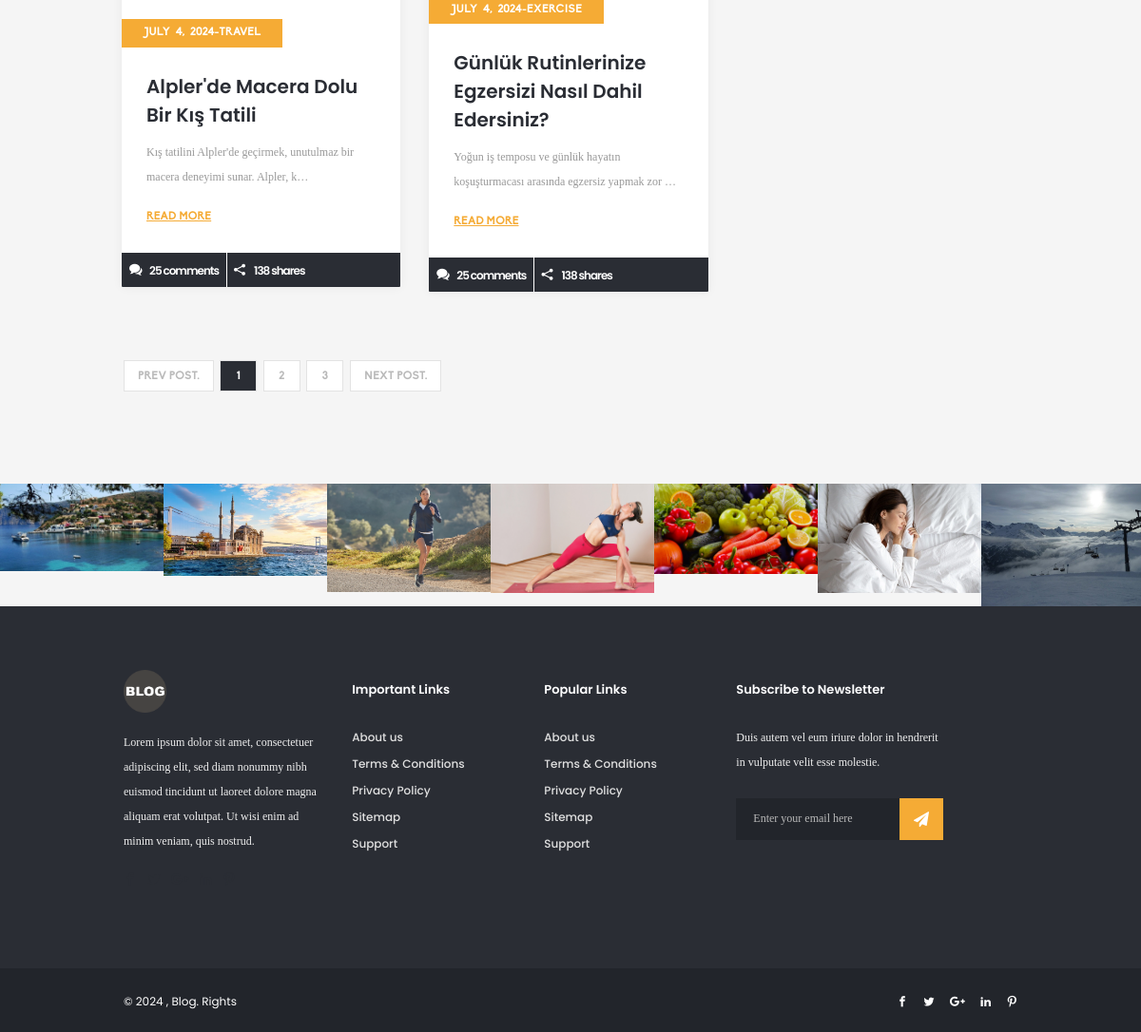
/blog/archive/ (lower part), run on an earlier commit of the app's database.
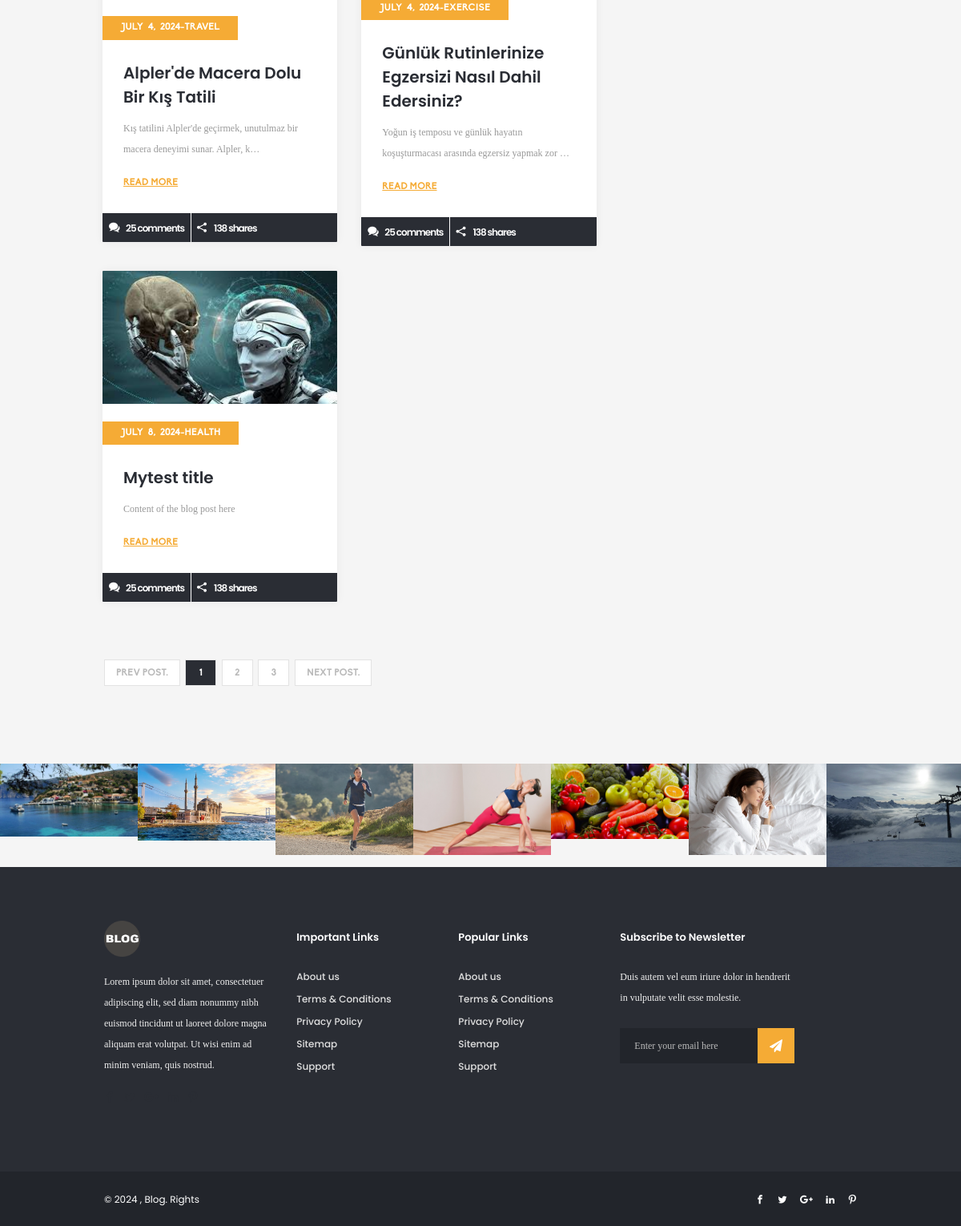
And on a later commit of the database.
### blog/models.py (models this page shows, shortened)
class BlogPost(models.Model):
    title = models.CharField(max_length=80)
    slug = models.SlugField(unique=True, blank=True, null=True)
    author = models.ForeignKey(User, on_delete=models.PROTECT)
    image = models.ImageField(upload_to='images/')
    content = models.TextField()
    date = models.DateField(auto_now_add=True)
    category = models.ForeignKey(Category, on_delete=models.PROTECT)

class Category(models.Model):
    categoryName = models.CharField(unique=True, max_length=50)
    def __str__(self):
        return self.categoryName

### blog/views.py (the view)
# urls.py: path('archive/',views.archive,name='archive'),
def archive(request):
    post_list = BlogPost.objects.all()
    category_list = Category.objects.all()
    data = {
        'postList': post_list,
        'categories':category_list,
    }
    return render(request, 'blog/archive.html', data)

### blog/templatetags/custom_tags.py (called while the page is built)
@register.filter
def pairElements(value):
    list = []
    for i in range(0,len(value),2):
        x = (value[i], value[i+1] if i+1 < len(value) else None)
        list.append(x)
    return list

### templates/blog/archive.html (shortened to what this page needs)
{% extends "base.html" %}
{% block mainContent %}
<main id="main" role="main">
    <div id="twocolumns" class="container">
        <div class="row">
            <div id="content" class="col-xs-12 col-md-8 ">
                {% include 'components/blog/post_blog.html' %}
            </div>
        </div>
    </div>
    {% include 'components/img_slider.html'%}
</main>
{% endblock mainContent %}

### templates/base.html (shortened to what this page needs)
{% load static %}
<!DOCTYPE html>
<html>
<head>
	<link rel="stylesheet" href="{%static 'css/font-awesome.min.css'%}">
	<link rel="stylesheet" href="{%static 'css/bootstrap.css'%}">
	<link rel="stylesheet" href="{%static 'css/animate.css'%}">
	<link rel="stylesheet" href="{%static 'css/slick.css'%}">
	<link rel="stylesheet" href="{%static 'style.css'%}">
	<link rel="stylesheet" href="{%static 'css/responsive.css'%}">
	<link rel="stylesheet" href="{%static 'css/colors.css'%}">
</head>
<body class="version-ii">
	<div id="wrapper">
		<div class="w1">
            {% block mainContent %}{% endblock mainContent %}
			{% include 'components/footer.html'%}
		</div>
	</div>
</body>
</html>

### templates/components/header.html (shortened to what this page needs)
{% load static%}

### templates/components/blog/post_blog.html (shortened to what this page needs)
<section class="posts-blocks">
    {% for singlePost in postList%}
    <article class="post-block wow fadeInUp" data-wow-delay="0.6s">
        <div class="post-holder">
            <div class="img-holder">
                <a href="{% url 'blog:detail' singlePost.slug %}"><img src="{{singlePost.image.url}}" alt="image description"></a>
            </div>
            <time datetime="2011-01-12"><a href="{% url 'blog:detail' singlePost.slug %}">{{singlePost.date}}-{{singlePost.category}}</a></time>
            <h2><a href="{% url 'blog:detail' singlePost.slug %}">{{singlePost.title}}</a></h2>
            <p>{{singlePost.content|truncatechars:80}}</p>
            <a href="{% url 'blog:detail' singlePost.slug %}" class="read-more">Read more</a>
            <footer>
                <strong class="text comment-count"><span class="icon ico-comment"></span><a href="#">25 comments</a></strong>
                <strong class="text share-count"><span class="icon ico-share"></span><a href="#">138 shares</a></strong>
            </footer>
        </div>
    </article>
    {% endfor%}
</section>
      <nav role="navigation" class="navigation pagination">
        <div class="nav-links">
            <a href="#" class="prev page-numbers">Prev post.</a>
            <a href="#" class="page-numbers current">1</a>
            <span class="page-numbers">2</span>
            <a href="#" class="page-numbers">3</a>
            <a href="#" class="next page-numbers">NEXT post.</a>
        </div>
    </nav>

### templates/components/category.html (shortened to what this page needs)
{% load custom_tags %}

### templates/components/img_slider.html
    <div class="instagram-slider version-ii container-fluid">
        <div class="row">
            <div class="mask">
                <div class="slideset">
                    {% for singlePost in postList%}
                    <div class="slide">
                        <a href="#"><img src="{{singlePost.image.url}}" alt="image description"></a>
                    </div>
                    {% endfor%}
                </div>
            </div>
        </div>
    </div>

### templates/components/footer.html (shortened to what this page needs)
{% load static%}
<aside class="aside version-ii container">
    <div class="row">
        <div class="col-xs-12 holder">
            <div class="col">
                <div class="logo"><a href="#"><img src="{% static 'images/logo2.png' %}" alt="dot"></a></div>
                <p>Lorem ipsum dolor sit amet, consectetuer adipiscing elit, sed diam nonummy nibh euismod tincidunt ut laoreet dolore magna aliquam erat volutpat. Ut wisi enim ad minim veniam, quis nostrud.</p>
                <ul class="social-networks">
                    <li><a href="#"><span class="ico-facebook"></span></a></li>
                    <li><a href="#"><span class="ico-twitter"></span></a></li>
                    <li><a href="#"><span class="ico-google-plus"></span></a></li>
                    <li><a href="#"><span class="ico-linkedin"></span></a></li>
                    <li><a href="#"><span class="ico-pinterest"></span></a></li>
                </ul>
            </div>
            <nav class="col footer-nav">
                <h3>Important Links</h3>
                <ul>
                    <li><a href="#">About us</a></li>
                    <li><a href="#">Terms &amp; Conditions</a></li>
                    <li><a href="#">Privacy Policy</a></li>
                    <li><a href="#">Sitemap</a></li>
                    <li><a href="#">Support</a></li>
                </ul>
            </nav>
            <nav class="col footer-nav">
                <h3>Popular Links</h3>
                <ul>
                    <li><a href="#">About us</a></li>
                    <li><a href="#">Terms &amp; Conditions</a></li>
                    <li><a href="#">Privacy Policy</a></li>
                    <li><a href="#">Sitemap</a></li>
                    <li><a href="#">Support</a></li>
                </ul>
            </nav>
            <div class="col">
                <h3>Subscribe to Newsletter</h3>
                <p>Duis autem vel eum iriure dolor in hendrerit in vulputate velit esse molestie.</p>
                <form action="#" class="subscribe-form">
                    <div class="form-group">
                        <input type="email" class="form-control" placeholder="Enter your email here">
                        <button type="button" class="ico-send"></button>
                    </div>
                </form>
            </div>
        </div>
    </div>
</aside>
<footer id="footer" class="container version-ii">
    <div class="row">
        <div class="col-xs-12 col-sm-6">
            <p>&copy; 2024  , <a href="home.html">Blog</a>. Rights</p>
        </div>
        <div class="col-xs-12 col-sm-6">
            <ul class="social-networks">
                <li><a href="#"><span class="ico-facebook"></span></a></li>
                <li><a href="#"><span class="ico-twitter"></span></a></li>
                <li><a href="#"><span class="ico-google-plus"></span></a></li>
                <li><a href="#"><span class="ico-linkedin"></span></a></li>
                <li><a href="#"><span class="ico-pinterest"></span></a></li>
            </ul>
        </div>
    </div>
</footer>

### static/css/responsive.css (style rules this page uses)
@media (min-width: 640px) { .posts-blocks .post-block { display: inline-block; vertical-align: top; width: 50%; max-width: none; margin: 0 0 31px; } }
@media (min-width: 640px) { #footer { text-align: left; } }
@media (min-width: 640px) { .aside .col { display: inline-block; vertical-align: top; width: 50%; } }
@media (min-width: 640px) { .navigation, .pagination { text-align: left; } }
@media (min-width: 640px) { .navigation .page-numbers.prev, .navigation .page-numbers.next, .pagination .page-numbers.prev, .pagination .page-numbers.next { max-width: 50%; width: auto; } }
@media (min-width: 768px) { .posts-blocks { margin: 0 -15px 26px; } }
@media (min-width: 768px) { #footer.version-ii { text-align: left; } }
@media (min-width: 768px) { #footer .social-networks { text-align: right; padding: 0; } }
@media (min-width: 768px) { #footer .social-networks li { margin: 0 0 0 16px; } }
@media (min-width: 768px) { .aside { padding-bottom: 90px; } }
@media (min-width: 768px) { .aside h3 { font-size: 16px; margin: 0 0 29px; } }
@media (min-width: 768px) { #twocolumns { margin-bottom: 40px; } }
@media (min-width: 992px) { h2 { font-size: 20px; } }
@media (min-width: 992px) { .aside .col { width: 23.15%; margin-bottom: 0; } }
@media (min-width: 992px) { .aside .col:first-child { width: 25.55%; } }
@media (min-width: 992px) { .aside .col.footer-nav { width: 21.5%; padding-right: 3%; } }
@media (min-width: 992px) { .aside h3 { font-size: 13px; } }

What changed in the data, as far as the page shows it:
added BlogPost: image (picture), date "JULY 8, 2024", category "HEALTH", title "Mytest title", content "Content of the blog post here"
